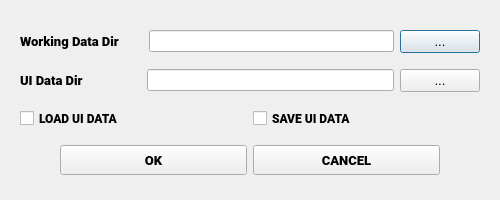
<?xml version="1.0" encoding="UTF-8"?>
<ui version="4.0">
 <class>FDYNSettingsDialog</class>
 <widget class="QDialog" name="FDYNSettingsDialog">
  <property name="geometry">
   <rect>
    <x>0</x>
    <y>0</y>
    <width>500</width>
    <height>200</height>
   </rect>
  </property>
  <property name="minimumSize">
   <size>
    <width>500</width>
    <height>200</height>
   </size>
  </property>
  <property name="windowTitle">
   <string>Create New Project</string>
  </property>
  <layout class="QVBoxLayout" name="verticalLayout">
   <property name="leftMargin">
    <number>20</number>
   </property>
   <property name="topMargin">
    <number>20</number>
   </property>
   <property name="rightMargin">
    <number>20</number>
   </property>
   <item>
    <layout class="QHBoxLayout" name="horizontalLayout" stretch="2,4,1">
     <item>
      <widget class="QLabel" name="label">
       <property name="font">
        <font>
         <family>Roboto Black</family>
         <pointsize>10</pointsize>
        </font>
       </property>
       <property name="text">
        <string>Working Data Dir</string>
       </property>
      </widget>
     </item>
     <item>
      <widget class="QLineEdit" name="lineWorkingDataDir"/>
     </item>
     <item>
      <widget class="QPushButton" name="btnWorkingDataDir">
       <property name="font">
        <font>
         <family>Segoe UI</family>
         <pointsize>10</pointsize>
        </font>
       </property>
       <property name="text">
        <string>...</string>
       </property>
      </widget>
     </item>
    </layout>
   </item>
   <item>
    <layout class="QHBoxLayout" name="horizontalLayout_2" stretch="0,4,1">
     <item>
      <widget class="QLabel" name="label_2">
       <property name="font">
        <font>
         <family>Roboto Black</family>
         <pointsize>10</pointsize>
        </font>
       </property>
       <property name="text">
        <string>UI Data Dir                  </string>
       </property>
      </widget>
     </item>
     <item>
      <widget class="QLineEdit" name="lineUIDataDir"/>
     </item>
     <item>
      <widget class="QPushButton" name="btnUIDataDir">
       <property name="font">
        <font>
         <family>Segoe UI</family>
         <pointsize>10</pointsize>
        </font>
       </property>
       <property name="text">
        <string>...</string>
       </property>
      </widget>
     </item>
    </layout>
   </item>
   <item>
    <layout class="QHBoxLayout" name="horizontalLayout_5">
     <item>
      <widget class="QCheckBox" name="loadUIData">
       <property name="font">
        <font>
         <family>Roboto Black</family>
        </font>
       </property>
       <property name="text">
        <string>LOAD UI DATA</string>
       </property>
      </widget>
     </item>
     <item>
      <widget class="QCheckBox" name="saveUIData">
       <property name="font">
        <font>
         <family>Roboto Black</family>
        </font>
       </property>
       <property name="text">
        <string>SAVE UI DATA</string>
       </property>
      </widget>
     </item>
    </layout>
   </item>
   <item>
    <layout class="QHBoxLayout" name="horizontalLayout_4">
     <item>
      <spacer name="horizontalSpacer">
       <property name="orientation">
        <enum>Qt::Horizontal</enum>
       </property>
       <property name="sizeType">
        <enum>QSizePolicy::Fixed</enum>
       </property>
       <property name="sizeHint" stdset="0">
        <size>
         <width>40</width>
         <height>20</height>
        </size>
       </property>
      </spacer>
     </item>
     <item>
      <widget class="QPushButton" name="btnOK">
       <property name="minimumSize">
        <size>
         <width>30</width>
         <height>30</height>
        </size>
       </property>
       <property name="font">
        <font>
         <family>Roboto Black</family>
         <pointsize>10</pointsize>
        </font>
       </property>
       <property name="text">
        <string>OK</string>
       </property>
      </widget>
     </item>
     <item>
      <widget class="QPushButton" name="btnCancel">
       <property name="minimumSize">
        <size>
         <width>30</width>
         <height>30</height>
        </size>
       </property>
       <property name="font">
        <font>
         <family>Roboto Black</family>
         <pointsize>10</pointsize>
        </font>
       </property>
       <property name="text">
        <string>CANCEL</string>
       </property>
      </widget>
     </item>
     <item>
      <spacer name="horizontalSpacer_2">
       <property name="orientation">
        <enum>Qt::Horizontal</enum>
       </property>
       <property name="sizeType">
        <enum>QSizePolicy::Fixed</enum>
       </property>
       <property name="sizeHint" stdset="0">
        <size>
         <width>40</width>
         <height>20</height>
        </size>
       </property>
      </spacer>
     </item>
    </layout>
   </item>
  </layout>
 </widget>
 <resources/>
 <connections/>
</ui>
